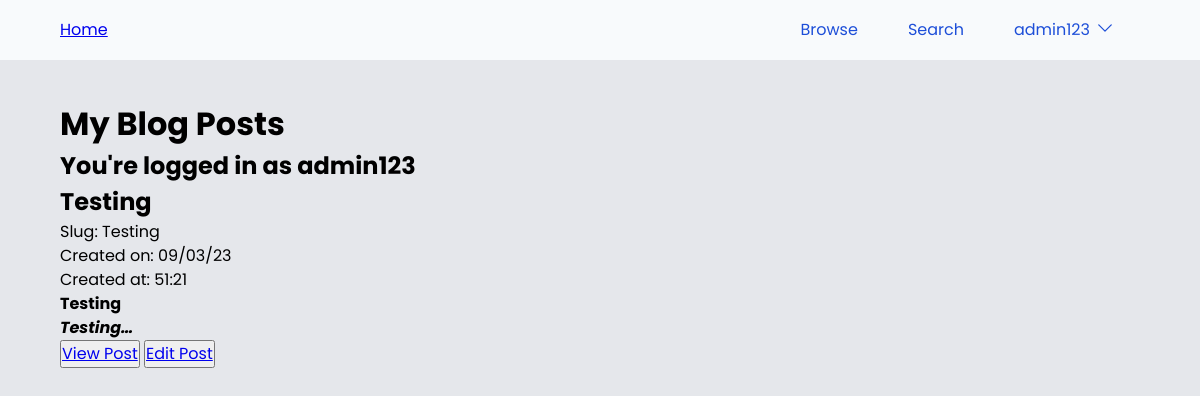
The page /my-posts (signed in) on the database as committed earlier.
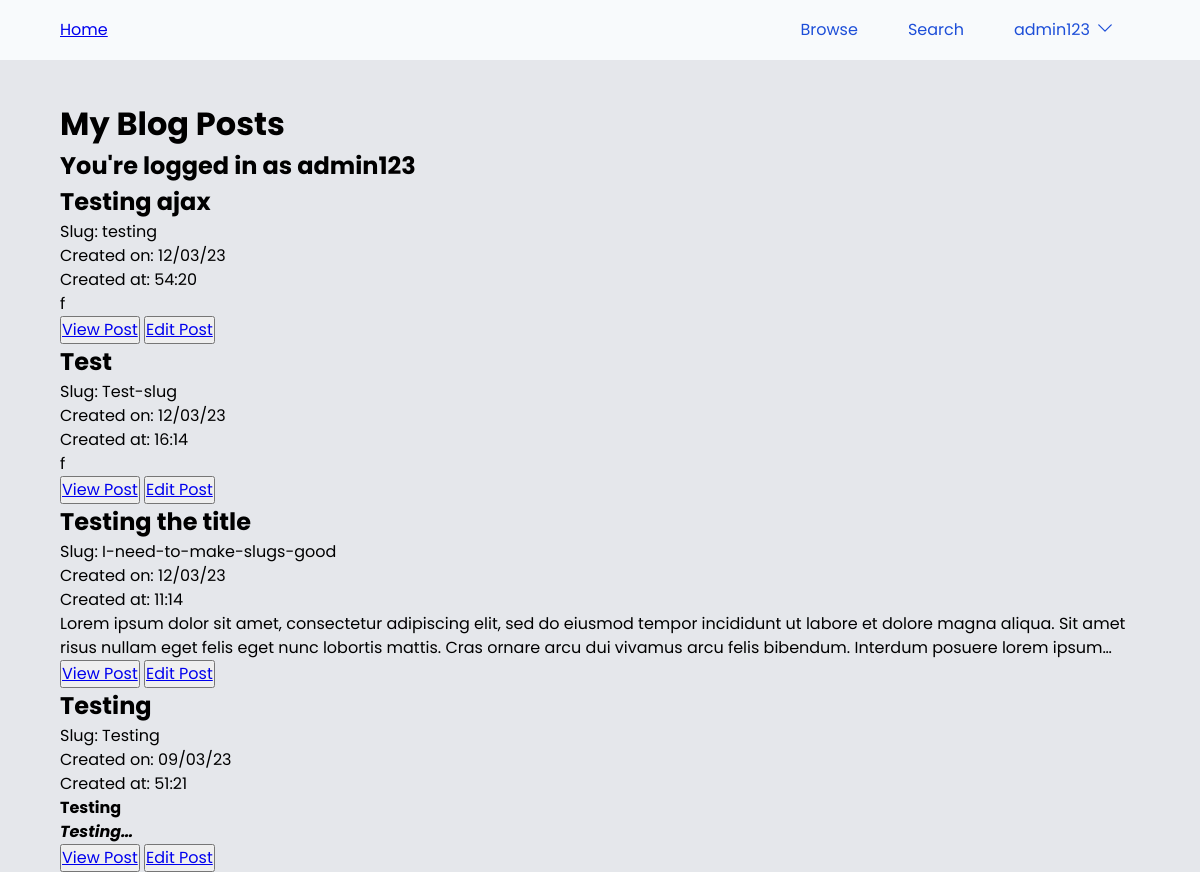
The same page on the database as committed later.
### models.py (models this page shows)
class PostModel(db.Model):
    __tablename__ = "posts"
    id = db.Column(db.Integer, primary_key=True)
    title = db.Column(db.String(100), nullable=False)
    slug = db.Column(db.String(100), unique=True, nullable=False)
    content = db.Column(db.Text, nullable=False)
    created_at = db.Column(db.DateTime, server_default=func.now())
    updated_at = db.Column(db.DateTime, onupdate=func.now())
    author = db.Column(db.String(100), db.ForeignKey("users.username"), nullable=False)
    status = db.Column(
        db.String, default="Draft"
    )  # Could be Draft, Review, Published, or Archived

### main.py (the view)
@app.route("/my-posts")
def my_posts():
    posts = (
        PostModel.query.filter_by(author=get_current_username())
        .order_by(desc(PostModel.created_at))
        .all()
    )
    return render_template(
        "my-posts.html",
        posts=posts,
        current_username=get_current_username(),
        page_title="My Posts",
    )

### main.py (called while the page is built)
def get_current_username():
    if current_user.is_authenticated:
        return current_user.username
    else:
        return "Guest"

### models.py (called while the page is built)
@login.user_loader
def load_user(id):
    return UserModel.query.get(int(id))

### templates/my-posts.html (shortened to what this page needs)
{% extends "base.html" %}{%block head%}{%endblock%}{% block body %}
<h1>My Blog Posts</h1>
<h2>You're logged in as {{current_username}}</h2>
{% for post in posts %}
<div class="post-card">
    <h2>{{post.title}}</h2>
    <p>Slug: {{post.slug}}</p>
    <p>Created on: {{post.created_at.strftime("%d/%m/%y")}}</p>
    <p>Created at: {{post.created_at.strftime("%M:%H")}}</p>
    <div class="post__content-preview">{{post.content|safe}}</div>
    <div class="button-container">
        <button><a href="{{url_for("view_post", slug=post.slug)}}}">View Post</a></button>
        <button><a href="{{url_for("edit", slug=post.slug)}}">Edit Post</a></button>
    </div>
</div>
{% endfor %}
{% endblock %}

Rows that differ between the two databases and show on the page:
added PostModel: title "Testing ajax", slug "testing", created_at "12/03/23", created_at "54:20", content "f"
added PostModel: title "Test", slug "Test-slug", created_at "12/03/23", created_at "16:14", content "f"
added PostModel: title "Testing the title", slug "I-need-to-make-slugs-good", created_at "12/03/23", created_at "11:14", content "Lorem ipsum dolor sit amet, consectetur adipiscing elit, sed do eiusmod tempor incididunt ut labore et dolore magna aliqua. Sit amet risus nullam eget felis eget nunc lobortis mattis. Cras ornare arcu dui vivamus arcu felis bibendum. Interdum posuere lorem…"
